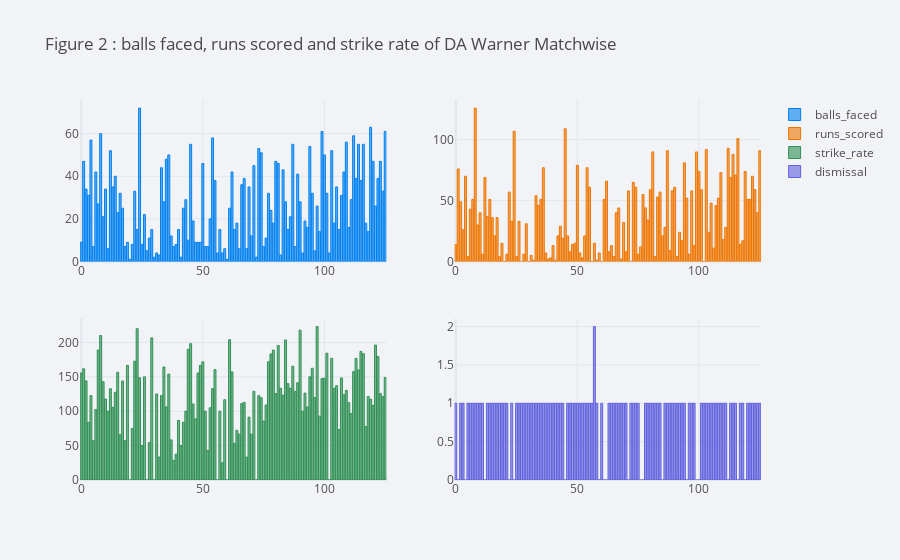

Source (notebook cell):
### Markdown cell above
![Figure%201.png](attachment:Figure%201.png)

### Code cell
dw_data["index"] = dw_data.index
import numpy as np
import cufflinks as cf

#print("List of Cufflinks Themes : ", cf.getThemes())
cf.set_config_file(theme='polar',sharing='public',offline=True)
dw_data.iplot(kind="bar",x = "index",
                subplots=True,
                sortbars=True,
                keys = ["balls_faced","runs_scored","strike_rate", "dismissal"],
                title="Figure 2 : balls faced, runs scored and strike rate of DA Warner Matchwise",
                theme="polar")

### Figure 1 — Plotly figure (JSON) as saved in the notebook; plotly's stock layout.template omitted (floating-point values rounded to 4 significant figures)
{"data": [{"marker": {"color": "rgba(0, 128, 240, 0.6)", "line": {"color": "rgba(0, 128, 240, 1.0)", "width": 1}}, "name": "balls_faced", "orientation": "v", "text": "", "type": "bar", "x": [0, 1, 2, 3, 4, 5, 6, 7, 8, 9, 10, 11, 12, 13, 14, 15, 16, 17, 18, 19, 20, 21, 22, 23, 24, 25, 26, 27, 28, 29, 30, 31, 32, 33, 34, 35, 36, 37, 38, 39, 40, 41, 42, 43, 44, 45, 46, 47, 48, 49, 50, 51, 52, 53, 54, 55, 56, 57, 58, 59, 60, 61, 62, 63, 64, 65, 66, 67, 68, 69, 70, 71, 72, 73, 74, 75, 76, 77, 78, 79, 80, 81, 82, 83, 84, 85, 86, 87, 88, 89, 90, 91, 92, 93, 94, 95, 96, 97, 98, 99, 100, 101, 102, 103, 104, 105, 106, 107, 108, 109, 110, 111, 112, 113, 114, 115, 116, 117, 118, 119, 120, 121, 122, 123, 124, 125], "xaxis": "x", "y": [9, 47, 34, 31, 57, 7, 42, 27, 60, 21, 34, 6, 52, 35, 40, 23, 32, 25, 7, 9, 1, 8, 33, 15, 72, 8, 22, 5, 11, 15, 2, 4, 3, 44, 28, 48, 50, 12, 7, 8, 15, 2, 25, 29, 10, 55, 19, 9, 9, 9, 46, 7, 7, 20, 58, 38, 4, 15, 4, 6, 1, 25, 42, 15, 18, 6, 36, 39, 6, 35, 12, 45, 2, 53, 51, 7, 11, 32, 24, 18, 47, 46, 3, 43, 28, 15, 21, 55, 7, 41, 28, 4, 19, 16, 54, 32, 5, 26, 14, 61, 50, 32, 4, 52, 18, 35, 15, 31, 42, 56, 16, 29, 59, 39, 55, 38, 55, 18, 14, 63, 47, 26, 39, 47, 33, 61], "yaxis": "y"}, {"marker": {"color": "rgba(238, 118, 0, 0.6)", "line": {"color": "rgba(238, 118, 0, 1.0)", "width": 1}}, "name": "runs_scored", "orientation": "v", "text": "", "type": "bar", "x": [0, 1, 2, 3, 4, 5, 6, 7, 8, 9, 10, 11, 12, 13, 14, 15, 16, 17, 18, 19, 20, 21, 22, 23, 24, 25, 26, 27, 28, 29, 30, 31, 32, 33, 34, 35, 36, 37, 38, 39, 40, 41, 42, 43, 44, 45, 46, 47, 48, 49, 50, 51, 52, 53, 54, 55, 56, 57, 58, 59, 60, 61, 62, 63, 64, 65, 66, 67, 68, 69, 70, 71, 72, 73, 74, 75, 76, 77, 78, 79, 80, 81, 82, 83, 84, 85, 86, 87, 88, 89, 90, 91, 92, 93, 94, 95, 96, 97, 98, 99, 100, 101, 102, 103, 104, 105, 106, 107, 108, 109, 110, 111, 112, 113, 114, 115, 116, 117, 118, 119, 120, 121, 122, 123, 124, 125], "xaxis": "x2", "y": [14, 76, 49, 26, 70, 4, 43, 51, 126, 30, 40, 6, 69, 37, 51, 36, 21, 36, 4, 15, 0, 6, 57, 33, 107, 4, 33, 0, 6, 31, 0, 5, 1, 54, 46, 51, 77, 7, 2, 3, 13, 1, 21, 29, 19, 109, 21, 8, 14, 15, 79, 7, 3, 21, 77, 61, 0, 15, 1, 7, 0, 51, 66, 8, 13, 4, 40, 44, 2, 32, 8, 58, 0, 65, 61, 6, 12, 55, 44, 34, 59, 90, 4, 53, 57, 21, 28, 91, 9, 58, 61, 4, 24, 17, 81, 52, 6, 58, 13, 90, 74, 59, 0, 92, 24, 48, 11, 46, 52, 73, 18, 28, 93, 69, 88, 71, 101, 14, 17, 74, 51, 51, 70, 59, 40, 91], "yaxis": "y2"}, {"marker": {"color": "rgba(48, 144, 84, 0.6)", "line": {"color": "rgba(48, 144, 84, 1.0)", "width": 1}}, "name": "strike_rate", "orientation": "v", "text": "", "type": "bar", "x": [0, 1, 2, 3, 4, 5, 6, 7, 8, 9, 10, 11, 12, 13, 14, 15, 16, 17, 18, 19, 20, 21, 22, 23, 24, 25, 26, 27, 28, 29, 30, 31, 32, 33, 34, 35, 36, 37, 38, 39, 40, 41, 42, 43, 44, 45, 46, 47, 48, 49, 50, 51, 52, 53, 54, 55, 56, 57, 58, 59, 60, 61, 62, 63, 64, 65, 66, 67, 68, 69, 70, 71, 72, 73, 74, 75, 76, 77, 78, 79, 80, 81, 82, 83, 84, 85, 86, 87, 88, 89, 90, 91, 92, 93, 94, 95, 96, 97, 98, 99, 100, 101, 102, 103, 104, 105, 106, 107, 108, 109, 110, 111, 112, 113, 114, 115, 116, 117, 118, 119, 120, 121, 122, 123, 124, 125], "xaxis": "x3", "y": [155.6, 161.7, 144.1, 83.87, 122.8, 57.14, 102.4, 188.9, 210, 142.9, 117.6, 100, 132.7, 105.7, 127.5, 156.5, 65.62, 144, 57.14, 166.7, 0, 75, 172.7, 220, 148.6, 50, 150, 0, 54.55, 206.7, 0, 125, 33.33, 122.7, 164.3, 106.2, 154, 58.33, 28.57, 37.5, 86.67, 50, 84, 100, 190, 198.2, 110.5, 88.89, 155.6, 166.7, 171.7, 100, 42.86, 105, 132.8, 160.5, 0, 100, 25, 116.7, 0, 204, 157.1, 53.33, 72.22, 66.67, 111.1, 112.8, 33.33, 91.43, 66.67, 128.9, 0, 122.6, 119.6, 85.71, 109.1, 171.9, 183.3, 188.9, 125.5, 195.7, 133.3, 123.3, 203.6, 140, 133.3, 165.5, 128.6, 141.5, 217.9, 100, 126.3, 106.2, 150, 162.5, 120, 223.1, 92.86, 147.5, 148, 184.4, 0, 176.9, 133.3, 137.1, 73.33, 148.4, 123.8, 130.4, 112.5, 96.55, 157.6, 176.9, 160, 186.8, 183.6, 77.78, 121.4, 117.5, 108.5, 196.2, 179.5, 125.5, 121.2, 149.2], "yaxis": "y3"}, {"marker": {"color": "rgba(98, 98, 222, 0.6)", "line": {"color": "rgba(98, 98, 222, 1.0)", "width": 1}}, "name": "dismissal", "orientation": "v", "text": "", "type": "bar", "x": [0, 1, 2, 3, 4, 5, 6, 7, 8, 9, 10, 11, 12, 13, 14, 15, 16, 17, 18, 19, 20, 21, 22, 23, 24, 25, 26, 27, 28, 29, 30, 31, 32, 33, 34, 35, 36, 37, 38, 39, 40, 41, 42, 43, 44, 45, 46, 47, 48, 49, 50, 51, 52, 53, 54, 55, 56, 57, 58, 59, 60, 61, 62, 63, 64, 65, 66, 67, 68, 69, 70, 71, 72, 73, 74, 75, 76, 77, 78, 79, 80, 81, 82, 83, 84, 85, 86, 87, 88, 89, 90, 91, 92, 93, 94, 95, 96, 97, 98, 99, 100, 101, 102, 103, 104, 105, 106, 107, 108, 109, 110, 111, 112, 113, 114, 115, 116, 117, 118, 119, 120, 121, 122, 123, 124, 125], "xaxis": "x4", "y": [1, 0, 1, 1, 0, 1, 1, 1, 1, 1, 1, 1, 0, 1, 1, 1, 1, 1, 1, 1, 1, 1, 0, 1, 0, 1, 1, 1, 1, 1, 1, 1, 1, 1, 1, 1, 1, 1, 1, 1, 1, 1, 1, 1, 1, 0, 1, 1, 1, 1, 1, 1, 1, 1, 1, 1, 1, 2, 1, 0, 1, 0, 0, 1, 1, 1, 1, 1, 1, 1, 1, 0, 1, 1, 1, 1, 0, 0, 1, 1, 1, 1, 1, 1, 1, 0, 1, 1, 1, 1, 1, 1, 1, 1, 1, 0, 1, 1, 1, 0, 0, 1, 1, 1, 1, 1, 1, 1, 1, 1, 1, 1, 0, 1, 1, 1, 0, 1, 1, 0, 1, 1, 1, 1, 1, 1], "yaxis": "y4"}], "layout": {"legend": {"bgcolor": "#F2F3F7", "font": {"color": "#505050"}}, "paper_bgcolor": "#F2F3F7", "plot_bgcolor": "#F2F3F7", "title": {"font": {"color": "#484848"}, "text": "Figure 2 : balls faced, runs scored and strike rate of DA Warner Matchwise"}, "xaxis": {"anchor": "y", "domain": [0, 0.45], "gridcolor": "#E1E5ED", "showgrid": true, "tickfont": {"color": "#505050"}, "title": {"font": {"color": "#505050"}, "text": ""}, "zerolinecolor": "#E1E5ED"}, "xaxis2": {"anchor": "y2", "domain": [0.55, 1], "gridcolor": "#E1E5ED", "showgrid": true, "tickfont": {"color": "#505050"}, "title": {"font": {"color": "#505050"}, "text": ""}, "zerolinecolor": "#E1E5ED"}, "xaxis3": {"anchor": "y3", "domain": [0, 0.45], "gridcolor": "#E1E5ED", "showgrid": true, "tickfont": {"color": "#505050"}, "title": {"font": {"color": "#505050"}, "text": ""}, "zerolinecolor": "#E1E5ED"}, "xaxis4": {"anchor": "y4", "domain": [0.55, 1], "gridcolor": "#E1E5ED", "showgrid": true, "tickfont": {"color": "#505050"}, "title": {"font": {"color": "#505050"}, "text": ""}, "zerolinecolor": "#E1E5ED"}, "yaxis": {"anchor": "x", "domain": [0.575, 1], "gridcolor": "#E1E5ED", "showgrid": true, "tickfont": {"color": "#505050"}, "title": {"font": {"color": "#505050"}, "text": ""}, "zerolinecolor": "#E1E5ED"}, "yaxis2": {"anchor": "x2", "domain": [0.575, 1], "gridcolor": "#E1E5ED", "showgrid": true, "tickfont": {"color": "#505050"}, "title": {"font": {"color": "#505050"}, "text": ""}, "zerolinecolor": "#E1E5ED"}, "yaxis3": {"anchor": "x3", "domain": [0, 0.425], "gridcolor": "#E1E5ED", "showgrid": true, "tickfont": {"color": "#505050"}, "title": {"font": {"color": "#505050"}, "text": ""}, "zerolinecolor": "#E1E5ED"}, "yaxis4": {"anchor": "x4", "domain": [0, 0.425], "gridcolor": "#E1E5ED", "showgrid": true, "tickfont": {"color": "#505050"}, "title": {"font": {"color": "#505050"}, "text": ""}, "zerolinecolor": "#E1E5ED"}}}
